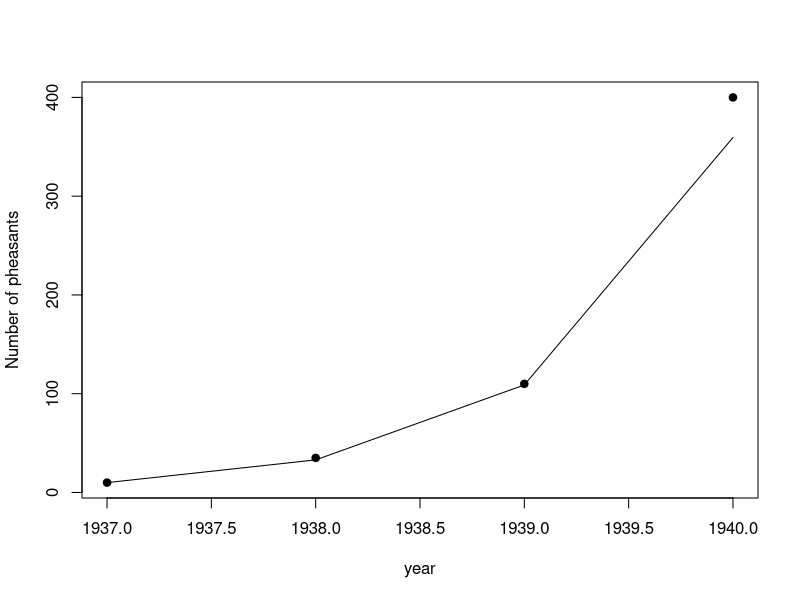

This chart was generated by the following R code:
## ---- chunk 1
data = data.frame(time = c(1937, 1938, 1939, 1940), population = c(10,35,110,400))
plot(data$time, data$population, ylab = "Number of pheasants",  xlab = "year", pch = 19)
lines(data$time, c(10, 10*3.3, 10*3.3^2, 10*3.3^3))
